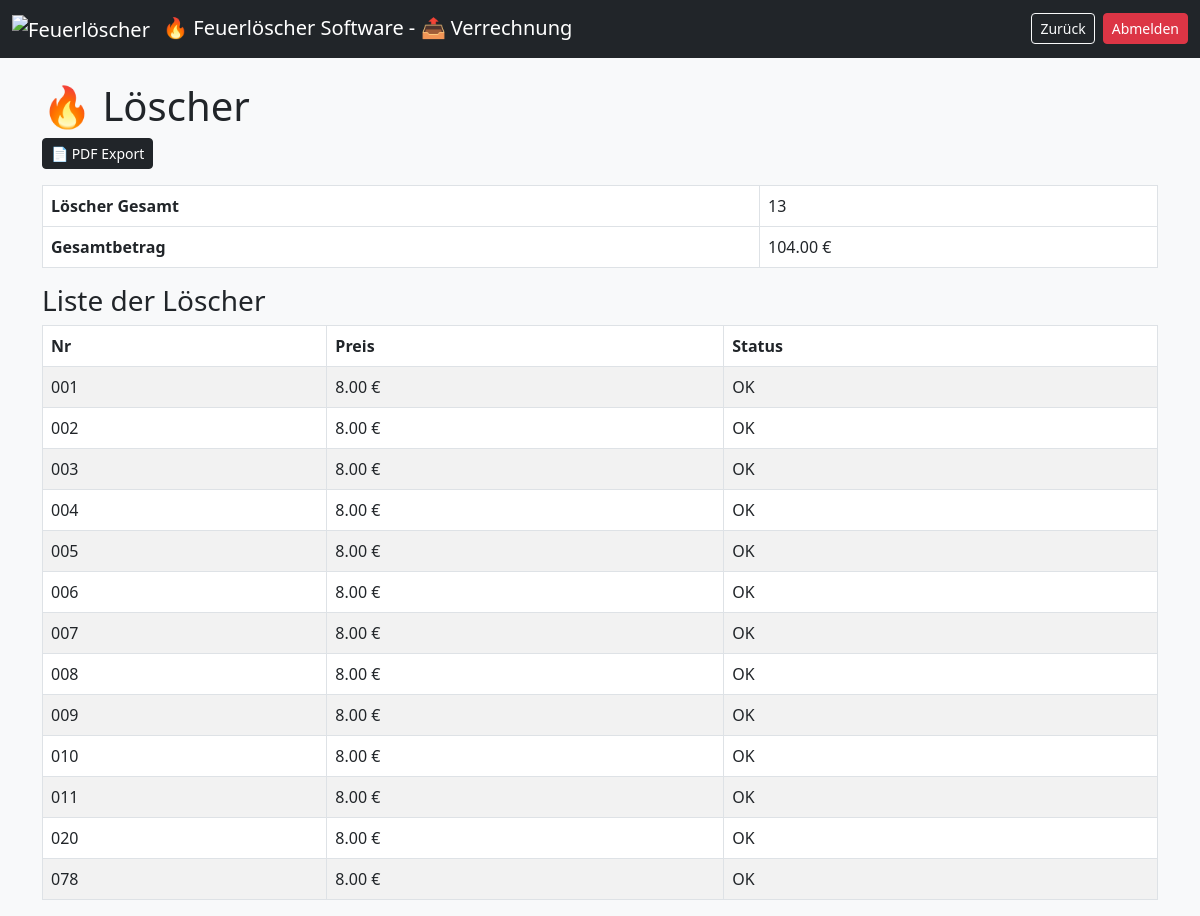
/verrechnung.php (signed in), run on the app's committed database.
### tables this page shows
CREATE TABLE loescher (
    id INTEGER PRIMARY KEY AUTOINCREMENT,
    nummer TEXT UNIQUE,
    name TEXT,
    zeitstempel TEXT,
    typ TEXT,
    preis REAL,
    loeschertyp TEXT,
    menge REAL,
    einheit TEXT,
    etikett_gedruckt INTEGER,
    abholschein_gedruckt INTEGER,
    bezahlt INTEGER,
    geprueft INTEGER,
    abgeholt INTEGER,
    defekt INTEGER,
    info TEXT,
    active INTEGER
);

### verrechnung.php (the view, shortened to what this page needs)
<?php
$db = getDB();
$result = $db->query("SELECT * FROM loescher WHERE active=1");
$allLoscher = [];
while ($row = $result->fetchArray(SQLITE3_ASSOC)) {
    $allLoscher[] = $row;
}
$stats = [
    'gesamt' => 0,
    'ok' => 0,
    'defekt' => 0,
    'nicht_geprueft' => 0
];
function getPreis($typ) {
    switch ($typ) {
        case 'Standard': return PREIS_RABATT;
    }
}
$gefilterteLoscher = [];
foreach ($allLoscher as $l) {
    if ($l['defekt']) {
        $statusText = 'Defekt';
    } elseif (!$l['geprueft']) {
        $statusText = 'Nicht geprüft';
    } else {
        $statusText = 'OK';
    }
    $istVerrechenbar = (
        !$l['defekt'] &&
        $l['bezahlt'] &&
        $l['typ'] !== 'Gratis' &&
        $l['geprueft']
    );
    if (!$istVerrechenbar) {
        continue;
    }
    $vollpreis = getPreis($l['typ']);
    $stats['gesamt']++;
    $l['statusText'] = $statusText;
    $l['vollpreis'] = $vollpreis;
    $gefilterteLoscher[] = $l;
}
$gesamtGewinnFirma = $stats['gesamt'] * PREIS_RABATT;
?>
<!DOCTYPE html>
<html>
<head>
<link href="https://cdn.jsdelivr.net/npm/bootstrap@5.3.0/dist/css/bootstrap.min.css" rel="stylesheet" />
</head>
<body class="bg-light">
<nav class="navbar navbar-expand-lg navbar-dark bg-dark">
    <div class="container-fluid">
        <span class="navbar-brand">
            <img src="./images/Feuerlöscher.ico" alt="Feuerlöscher" width="24" height="24" class="me-2">
            &#128293; Feuerlöscher Software - &#128228; Verrechnung
        </span>
        <div class="d-flex gap-2">
            <a href="index.php" class="btn btn-outline-light btn-sm">
                Zurück
            </a>
            <a href="?logout=1" class="btn btn-danger btn-sm">
                Abmelden
            </a>
        </div>
    </div>
</nav>
<div class="container mt-4">
    <h1>&#128293; Löscher</h1>
    <div class="mb-3">
       <a href="verrechnung_export_pdf.php" target="_blank" rel="noopener noreferrer" class="btn btn-dark btn-sm">
            📄 PDF Export
        </a>
    </div>
    <table class="table table-bordered w-100">
        <tr><th>Löscher Gesamt</th><td><?= $stats['gesamt'] ?></td></tr>
        <tr><th>Gesamtbetrag</th><td><?= number_format($gesamtGewinnFirma,2) ?> €</td></tr>
    </table>
    <h3>Liste der Löscher</h3>
    <table class="table table-striped table-bordered">
        <thead>
            <tr>
                <th>Nr</th>
                <th>Preis</th>
                <th>Status</th>
            </tr>
        </thead>
        <tbody>
            <?php foreach ($gefilterteLoscher as $v): ?>
            <?php
                if ($v['defekt']) $class='status-defekt';
                elseif (!$v['geprueft']) $class='status-nicht_geprueft';
                else $class='status-ok';
            ?>
            <tr class="<?= $class ?>">
                <td><?= sprintf("%03d", $v['nummer']) ?></td>
                <td><?= number_format($v['vollpreis'],2) ?> €</td>
                <td><?= $v['statusText'] ?></td>
            </tr>
            <?php endforeach; ?>
        </tbody>
    </table>
</div>
</body>
</html>

### verrechnung.php (style rules this page uses)
.status-ok { background-color: #d4edda; }

### data on the page
loescher: id "13", id "104.00"
loescher: nummer "001", vollpreis "8.00", statusText "OK"
loescher: nummer "002", vollpreis "8.00", statusText "OK"
loescher: nummer "003", vollpreis "8.00", statusText "OK"
loescher: nummer "004", vollpreis "8.00", statusText "OK"
loescher: nummer "005", vollpreis "8.00", statusText "OK"
loescher: nummer "006", vollpreis "8.00", statusText "OK"
loescher: nummer "007", vollpreis "8.00", statusText "OK"
loescher: nummer "008", id "8.00", statusText "OK", nummer "078"
loescher: nummer "009", vollpreis "8.00", statusText "OK"
loescher: nummer "010", vollpreis "8.00", statusText "OK"
loescher: nummer "011", vollpreis "8.00", statusText "OK"
loescher: nummer "020", vollpreis "8.00", statusText "OK"
